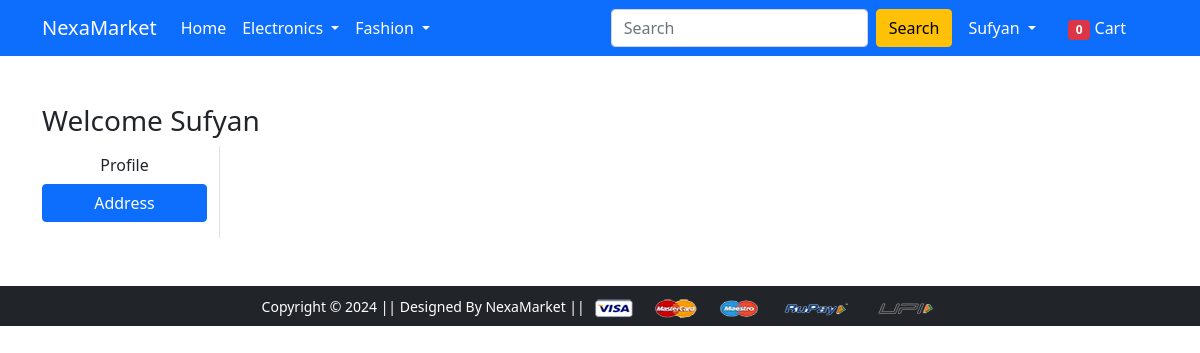
The app's page /address/ (signed in), older data.
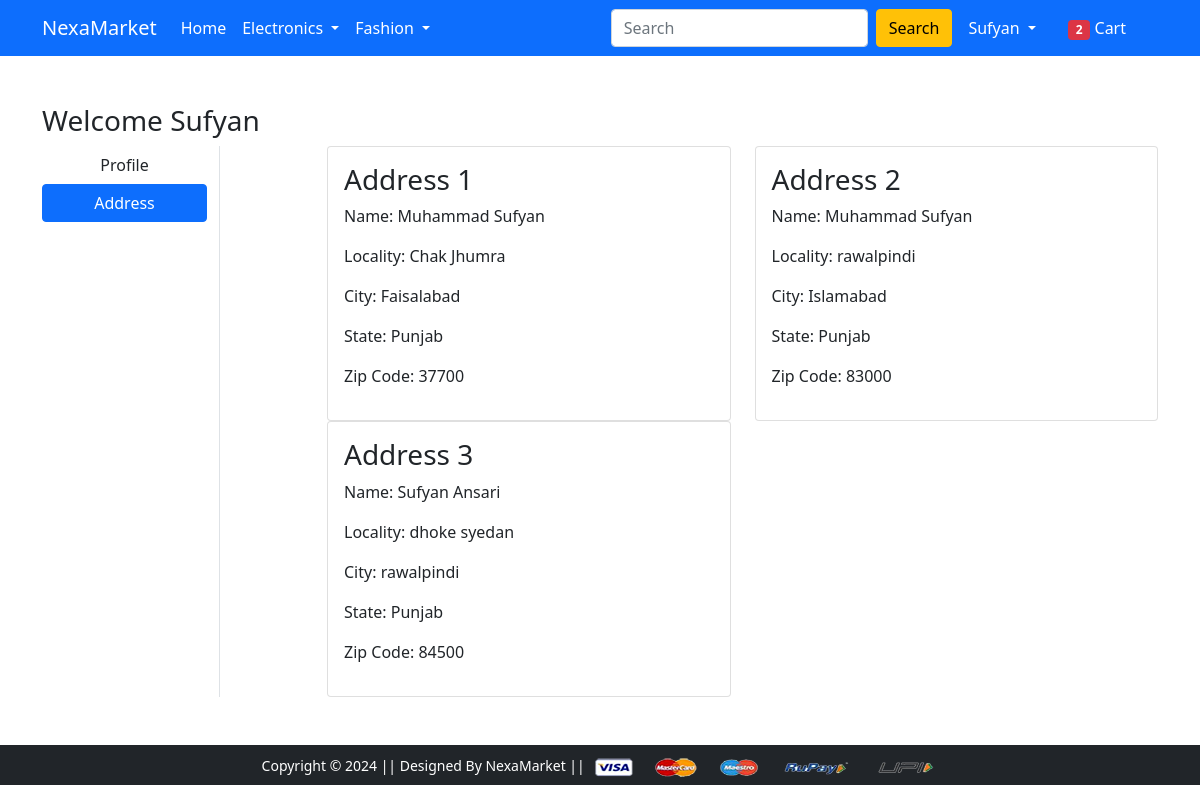
The same page, newer data.
### app/models.py (models this page shows, shortened)
class Customer(models.Model):
    user = models.ForeignKey(User, on_delete=models.CASCADE)
    name = models.CharField(max_length=200)
    locality = models.CharField(max_length=200)
    city = models.CharField(max_length=50)
    zipcode = models.IntegerField()
    state = models.CharField(choices=STATE_CHOICE,max_length=50)

### app/views.py (the view)
# urls.py: path('address/', views.address, name='address'),
@login_required
def address(request):
 address = Customer.objects.filter(user=request.user)
 current_items = 0
 if request.user.is_authenticated:
  current_items = len(Cart.objects.filter(user=request.user))
 return render(request, 'app/address.html',{'address':address,'active':
 'btn-primary','current_items':current_items})

### app/templates/app/address.html (shortened to what this page needs)
{% extends 'app/base.html' %}
{% load static %}
{% block main-content %}
<div class="container my-5">
 <div class="row">
 <h3>Welcome {{request.user|capfirst}}</h3>
  <div class="col-sm-2 border-end">
   <ul class="list-unstyled">
    <li class="d-grid"><a href="{% url 'profile' %}" class="btn ">Profile</a></li>
    <li class="d-grid"><a href="{% url 'address' %}" class="btn {{active}}">Address</a></li>
   </ul>
  </div>
  <div class="col-sm-9 offset-sm-1">
   <div class="row">
    {% for add in address %}
    <div class="col-sm-6">
     <div class="card">
      <div class="card-body">
       <h3>Address {{forloop.counter}}</h3>
       <p>Name: {{add.name}}</p>
       <p>Locality: {{add.locality}}</p>
       <p>City: {{add.city}}</p>
       <p>State: {{add.state}}</p>
       <p>Zip Code: {{add.zipcode}}</p>
      </div>
     </div>
    </div>
    {% endfor %}
   </div>
  </div>
 </div>
</div>
{% endblock main-content %}

### app/templates/app/base.html (shortened to what this page needs)
<!doctype html>
{% load static %}
<html lang="en">
  <head>
    <link href="https://cdn.jsdelivr.net/npm/bootstrap@5.0.0-beta1/dist/css/bootstrap.min.css" rel="stylesheet">
    <link rel="stylesheet" href="{% static 'app/css/owl.carousel.min.css' %}">
    <link rel="stylesheet" href="{% static 'app/css/all.min.css' %}">
    <link rel="stylesheet" href="{% static 'app/css/style.css' %}">
  </head>
  <body>
    <nav class="navbar navbar-expand-lg navbar-dark bg-primary">
     <div class="container">
       <a class="navbar-brand" href="/">NexaMarket</a>
       <div class="collapse navbar-collapse" id="navbarSupportedContent">
         <ul class="navbar-nav me-auto mb-2 mb-lg-0">
           <li class="nav-item">
             <a class="nav-link active" aria-current="page" href="/">Home</a>
           </li>
           <li class="nav-item dropdown">
             <a class="nav-link dropdown-toggle text-white" href="#" id="electronicsDropdown" role="button" data-bs-toggle="dropdown" aria-expanded="false">
               Electronics
             </a>
           </li>
           <li class="nav-item dropdown">
             <a class="nav-link dropdown-toggle text-white" href="#" id="fashionDropdown" role="button" data-bs-toggle="dropdown" aria-expanded="false">
               Fashion
             </a>
           </li>
         </ul>
         <form class="d-flex">
           <input class="form-control me-2" type="search" placeholder="Search" aria-label="Search">
           <button class="btn btn-warning" type="submit">Search</button>
         </form>
         <div>
          <ul class="navbar-nav me-auto mb-2 mb-lg-0">
            {% if request.user.is_authenticated %}
           <li class="nav-item dropdown mx-2">
              <a class="nav-link dropdown-toggle text-white" href="#" id="profileDropdown" role="button" data-bs-toggle="dropdown" aria-expanded="false">
                {{request.user|capfirst}}
              </a>
            </li>
            <li class="nav-item mx-2">
             <a href="{% url 'show_cart' %}" class="nav-link text-white"><span class="badge bg-danger">{{current_items}}</span> Cart </a>
            </li>
              {% else %}
             <a href="{% url 'login' %}" class="nav-link text-white">Login</a>
            </li>
            <li class="nav-item mx-2">
             <a href="{% url 'customerregistration' %}" class="nav-link text-white">Registration</a>
            </li>
            {% endif %}
          </ul>
         </div>
       </div>
     </div>
    </nav>
    {% block main-content %} {% endblock main-content %}
    <footer class="container-fluid bg-dark text-center p-2 mt-5">
        <small class="text-white">Copyright &copy; 2024 || Designed By NexaMarket || </small>
        <img src="{% static 'app/images/payment.png' %}" alt="" srcset="" class="img-fluid" height="2px">
    </footer>
  </body>
</html>

Row changes from the older to the newer data that the page shows:
added Customer: name "Muhammad Sufyan", locality "Chak Jhumra", city "Faisalabad", state "Punjab", zipcode "37700"
added Customer: name "Muhammad Sufyan", locality "rawalpindi", city "Islamabad", state "Punjab", zipcode "83000"
added Customer: name "Sufyan Ansari", locality "dhoke syedan", city "rawalpindi", state "Punjab", zipcode "84500"
Text that changed along with them:
{{ current_items }}: "0" → "2"
